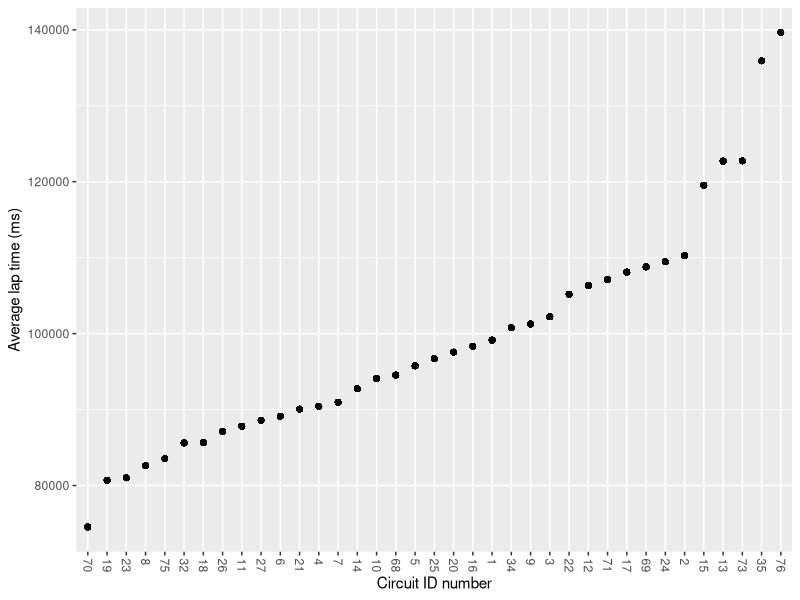
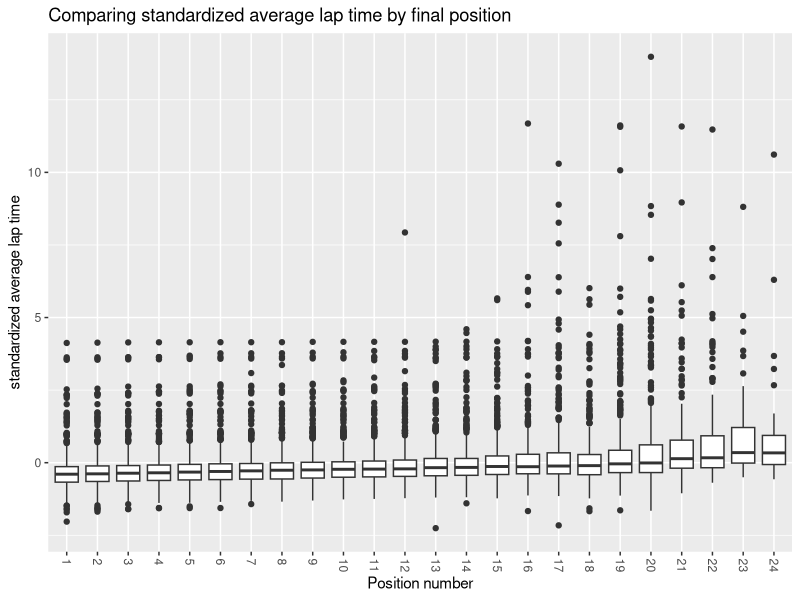
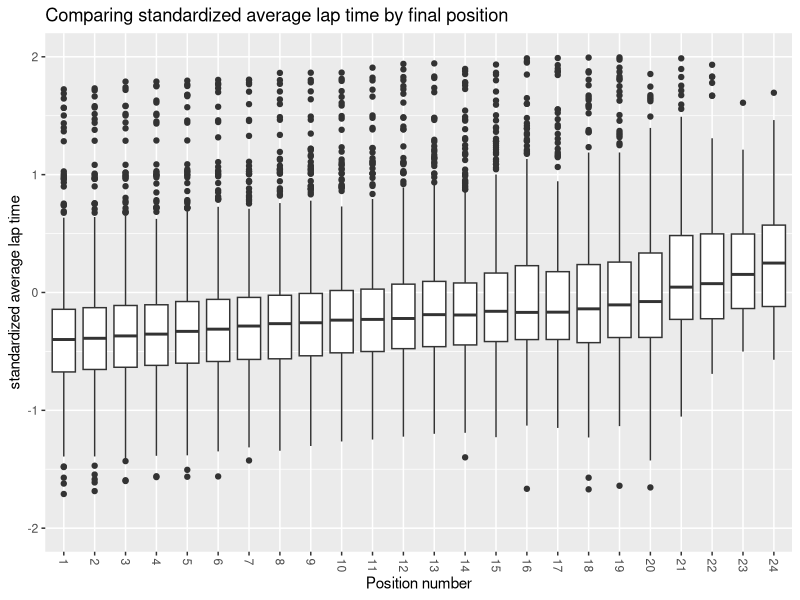
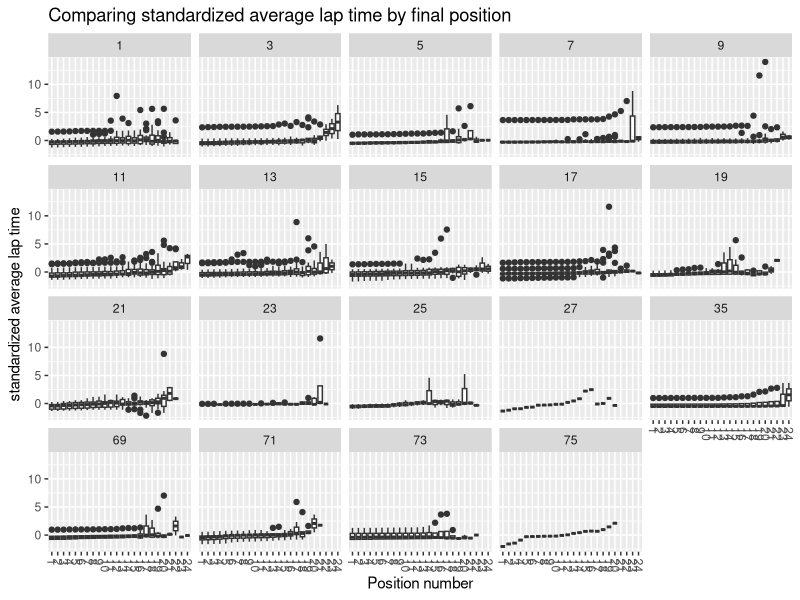
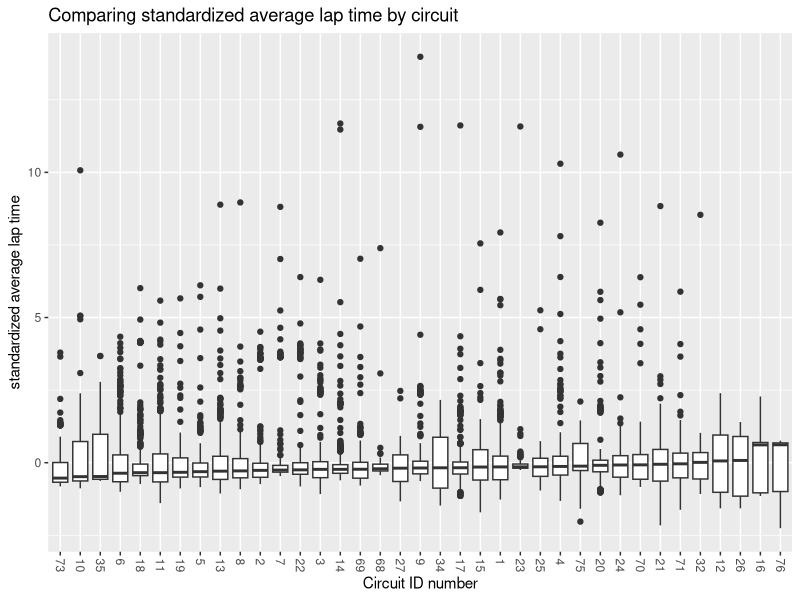
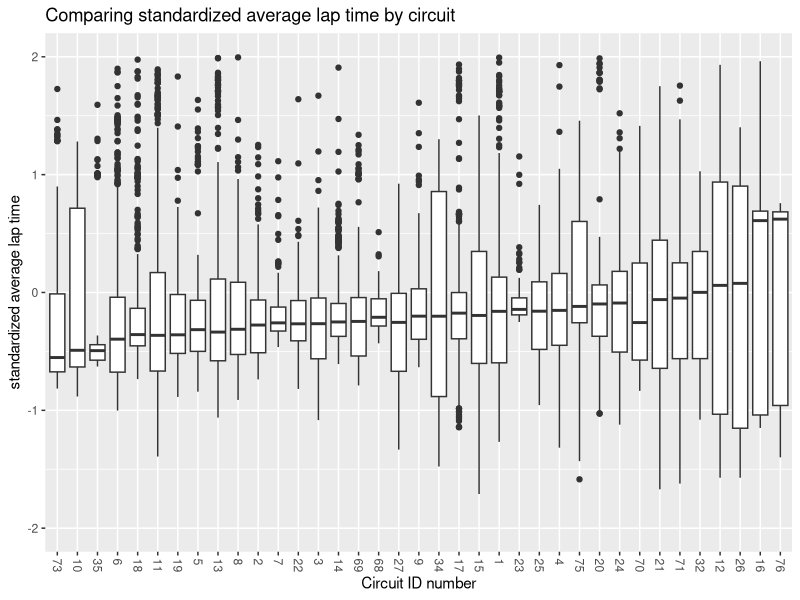

Source code (R) for these figures, in order:
## ---- chunk 1
knitr::opts_chunk$set(echo = TRUE)
library(tidyverse)
library(modelr)
## ---- chunk 2
df_avglaptime <- read_csv("processed_data/avglaptime.csv")
## ---- chunk 3
df_avglaptime %>%
  ggplot(aes(fct_reorder(as.factor(circuitId), circuit_avg_lap), circuit_avg_lap)) + 
  geom_point() +
  theme(axis.text.x = element_text(angle = 270, vjust = 0.5, hjust = 0)) + 
  labs(
    x = "Circuit ID number",
    y = "Average lap time (ms)"
  )
## ---- chunk 4
df_stdavglap <- 
  df_avglaptime %>%
  mutate(std_avg_lap = (avg_lap-circuit_avg_lap)/circuit_lap_sd)
df_stdavglap

df_stdavglap %>%
  select(raceId, driverId, positionOrder, laps, status, avg_lap, std_avg_lap)
## ---- chunk 5
df_stdavglap %>%
  ggplot(aes(as.factor(positionOrder), std_avg_lap)) +
  geom_boxplot() + 
  theme(axis.text.x = element_text(angle = 270, vjust = 0.5, hjust = 0)) + 
  labs(
    x = "Position number",
    y = "standardized average lap time",
    title = "Comparing standardized average lap time by final position"
  )

df_stdavglap %>%
  ggplot(aes(as.factor(positionOrder), std_avg_lap)) +
  geom_boxplot() + 
  theme(axis.text.x = element_text(angle = 270, vjust = 0.5, hjust = 0)) + 
  ylim(-2, 2) +
  labs(
    x = "Position number",
    y = "standardized average lap time",
    title = "Comparing standardized average lap time by final position"
  )

df_stdavglap %>%
  filter(circuitId %% 2 == 1) %>%
  ggplot(aes(as.factor(positionOrder), std_avg_lap)) +
  geom_boxplot() + 
  theme(axis.text.x = element_text(angle = 270, vjust = 0.5, hjust = 0)) + 
  facet_wrap(vars(circuitId)) +
  labs(
    x = "Position number",
    y = "standardized average lap time",
    title = "Comparing standardized average lap time by final position"
  )
## ---- chunk 6
df_stdavglap %>%
  ggplot(aes(fct_reorder(as.factor(circuitId), std_avg_lap), std_avg_lap)) +
  geom_boxplot() + 
  theme(axis.text.x = element_text(angle = 270, vjust = 0.5, hjust = 0)) + 
  labs(
    x = "Circuit ID number",
    y = "standardized average lap time",
    title = "Comparing standardized average lap time by circuit"
  )

df_stdavglap %>%
  ggplot(aes(fct_reorder(as.factor(circuitId), std_avg_lap), std_avg_lap)) +
  geom_boxplot() + 
  theme(axis.text.x = element_text(angle = 270, vjust = 0.5, hjust = 0)) + 
  labs(
    x = "Circuit ID number",
    y = "standardized average lap time",
    title = "Comparing standardized average lap time by circuit"
  ) + 
  ylim(-2, 2)

## ---- chunk 7
df_final <-
  df_stdavglap %>%
  # Getting rid of less useful cols
  select(-c(milliseconds, rank, fastestLap, fastestLapTime, circuitRef)) %>%
  
  # Getting rid of country info
  select(-c(driver_nationality, constructor_nationality, circuit_country))

df_final
## ---- chunk 8
write.csv(df_final,"processed_data/std_avg_laptime.csv", row.names = FALSE)
